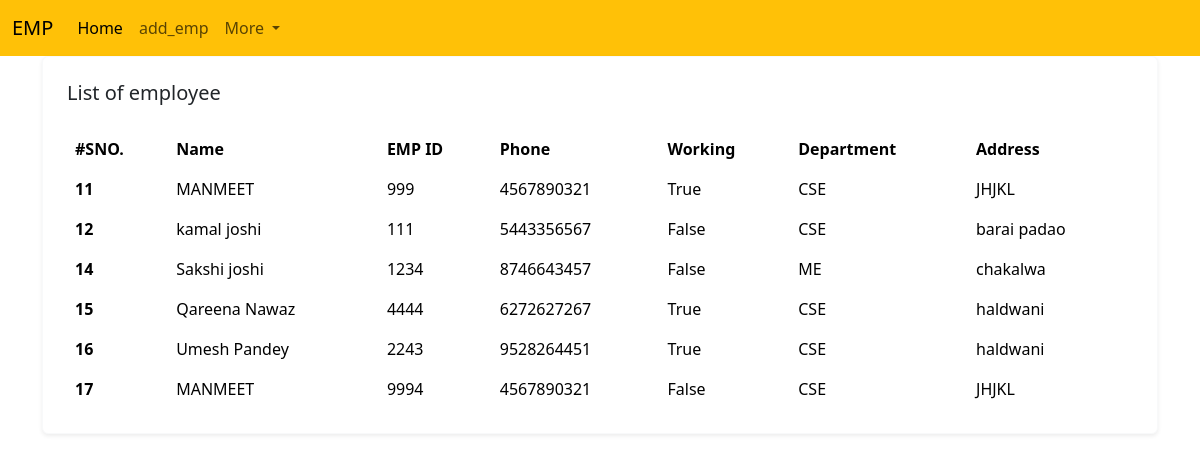
The page /view_emp on the database as committed earlier.
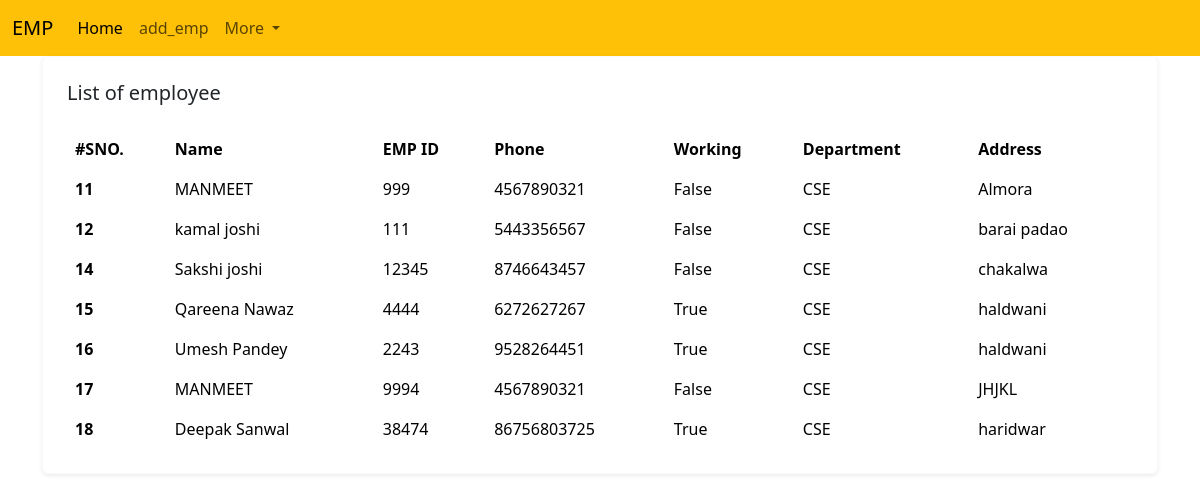
The same page on the database as committed later.
### employee/models.py (models this page shows)
class Employee(models.Model):
  name=models.CharField(max_length=100,null=False)
  emp_id=models.IntegerField(null=False)
  phone=models.IntegerField()
  address=models.CharField(max_length=100,null=False)
  working=models.BooleanField(default=True)
  department=models.CharField(max_length=100)
  def __str__(self):
    return self.name

### employee/views.py (the view)
# urls.py: path('view_emp', views.view_emp,name='view_emp'),
def view_emp(request):
   em=Employee.objects.all()
   context={
     'emps': em
   }
   print(context)
   return render(request,'view_emp.html',context)

### employee/templates/view_emp.html (shortened to what this page needs)
<!doctype html>
<html lang="en">
  <head>
    <link href="https://cdn.jsdelivr.net/npm/bootstrap@5.3.3/dist/css/bootstrap.min.css" rel="stylesheet">
  </body>
</html>
  </head>
  <body>
       {%  include 'navbar.html' %}
      <div class="container ">
        <div class="row ">
          <div class="col-md-12 ">
            <div class="card widget-card border-light shadow-sm " >
              <div class="card-boby p-4 ">
                <h5 class="card-title mb-4">List of employee</h5>
                <div class="table-responsive ">
                  <table class="table table-borderless bsb-table-xl text-nowrap align-middle m-0">
                  <thead>
                    <tr>
                      <th >#SNO.</th>
                      <th >Name</th>
                      <th >EMP ID</th>
                      <th >Phone</th>
                      <th >Working</th>
                      <th >Department</th>
                      <th >Address</th>
                    </tr>
                  </thead>
                  <tbody>
                    {% for emp in emps  %}
                    <tr>
                      <th scope="row">{{ emp.id}}</th>
                      <td>{{ emp.name }}</td>
                      <td>{{ emp.emp_id}}</td>
                      <td>{{emp.phone}}</td>
                      <td>{{ emp.working}}</td>
                      <td>{{ emp.department}}</td>
                      <td>{{emp.address }}</td>
                    </tr>
                    {% endfor %}
                  </tbody>
                  </table>
              </div>
              </div>
            </div>
          </div>
        </div>
      </div>
  </body>
</html>

Rows that differ between the two databases and show on the page:
changed Employee id 11: working "True" → "False"; address "JHJKL" → "Almora"
changed Employee "Sakshi joshi": emp_id "1234" → "12345"; department "ME" → "CSE"
added Employee: id "18", name "Deepak Sanwal", emp_id "38474", phone "86756803725", working "True", department "CSE", address "haridwar"
